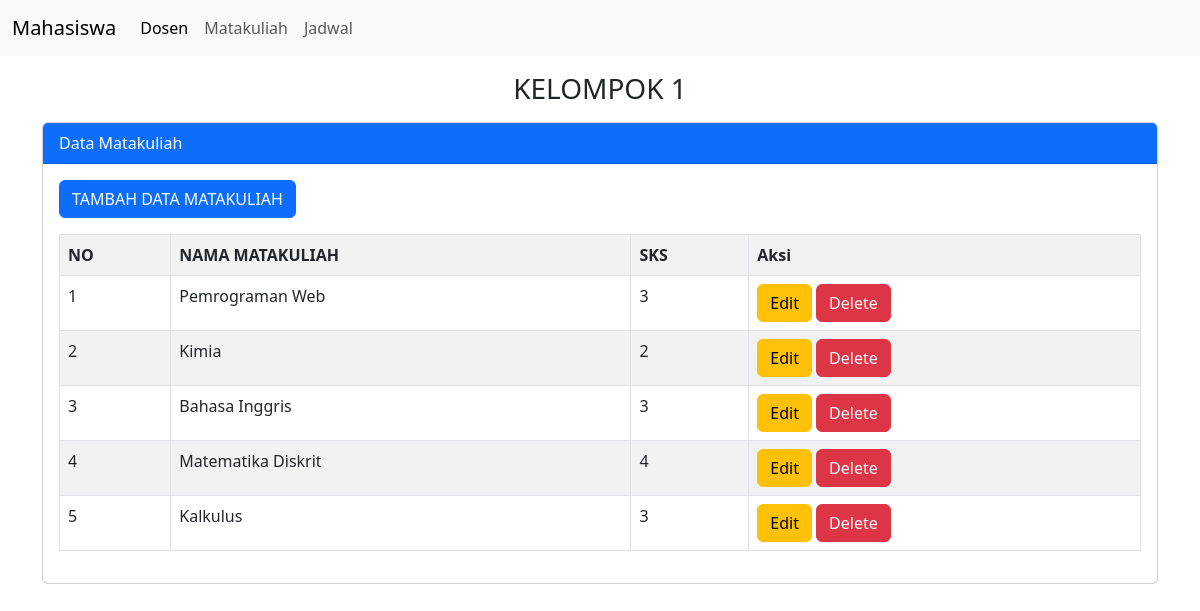
The app's page /matakuliah.php with its own data.
### tables this page shows
CREATE TABLE `mata_kuliah` (
  `id_matakuliah` int(11) NOT NULL,
  `nama_matakuliah` varchar(20) DEFAULT NULL,
  `sks` int(11) DEFAULT NULL
);

### matakuliah.php (the view, shortened to what this page needs)
<?php
include "koneksi.php";
?>
<!doctype html>
<html lang="en">
  <head>
    <link href="https://cdn.jsdelivr.net/npm/bootstrap@5.3.0/dist/css/bootstrap.min.css" rel="stylesheet">
  </head>
  <body>
  <nav class="navbar navbar-expand-lg bg-body-tertiary">
  <div class="container-fluid">
    <a class="navbar-brand" href="index.php">Mahasiswa</a>
    <div class="collapse navbar-collapse" id="navbarNav">
      <ul class="navbar-nav">
        <li class="nav-item">
          <a class="nav-link active" aria-current="page" href="dosen.php">Dosen</a>
        </li>
        <li class="nav-item">
          <a class="nav-link" href="matakuliah.php">Matakuliah</a>
        </li>
        <li class="nav-item">
          <a class="nav-link" href="jadwal.php">Jadwal</a>
        </li>
      </ul>
    </div>
  </div>
</nav>
  <div class="container">
    <div class="mt-3">
      <h3 class="text-center">KELOMPOK 1</h3>
    </div>
     <div class="card mt-3">
        <div class="card-header bg-primary text-white">
            Data Matakuliah
        </div>
        <div class="card-body">
        <button type="button" class="btn btn-primary mb-3" data-bs-toggle="modal" data-bs-target="#modalTambah">
        TAMBAH DATA MATAKULIAH
        </button>
        <table class="table table-bordered table-striped table-hover">
            <tr>
                <th>NO</th>
                <th>NAMA MATAKULIAH</th>
                <th>SKS</th>
                <th>Aksi</th>
            </tr>
            <?php
            $no = 1;
            $tampil = mysqli_query($koneksi, "SELECT * FROM mata_kuliah ORDER BY id_matakuliah DESC");
            while ($data = mysqli_fetch_array($tampil)):
            ?>
            <tr>
                <td><?= $no++ ?></td>
                <td><?= $data['nama_matakuliah'] ?></td>
                <td><?= $data['sks'] ?></td>
                <td>
                 <a href="#" class="btn btn-warning" data-bs-toggle="modal" data-bs-target="#modalUbah<?= $no ?>">Edit</a>
                <a href="#" class="btn btn-danger" data-bs-toggle="modal" data-bs-target="#modalHapus<?= $no ?>">Delete</a>
                </td>
            </tr>
            </div>
            </div>
            <?php endwhile; ?>
  </body>
</html>

### records on screen
mata_kuliah: nama_matakuliah "Pemrograman Web", sks "3"
mata_kuliah: nama_matakuliah "Kimia", sks "2"
mata_kuliah: nama_matakuliah "Bahasa Inggris", sks "3"
mata_kuliah: nama_matakuliah "Matematika Diskrit", sks "4"
mata_kuliah: nama_matakuliah "Kalkulus", sks "3"
